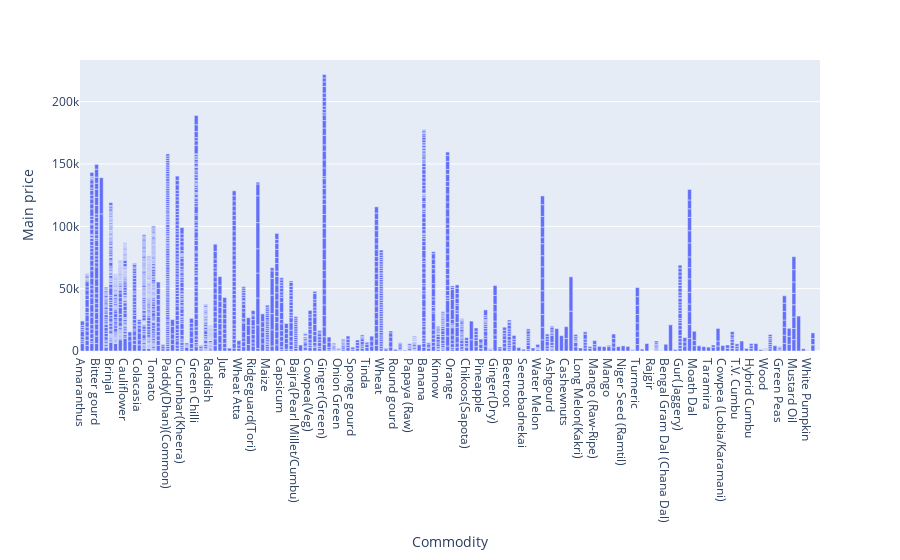

The code cell stored with this chart in its notebook:
### Code cell
fig=px.bar(df,x='Commodity',y='Main price')
fig.show()

### Figure 1 — Plotly figure (JSON) as saved in the notebook; plotly's stock layout.template omitted (floating-point values rounded to 4 significant figures; data arrays with more than 128 entries replaced by an {"elided": "..."} marker saying what was removed)
{"data": [{"alignmentgroup": "True", "hovertemplate": "Commodity=%{x}<br>Main price=%{y}<extra></extra>", "legendgroup": "", "marker": {"color": "#636efa", "pattern": {"shape": ""}}, "name": "", "offsetgroup": "", "orientation": "v", "showlegend": false, "textposition": "auto", "type": "bar", "x": {"elided": "2238 str values"}, "xaxis": "x", "y": {"elided": "2238 int values"}, "yaxis": "y"}], "layout": {"barmode": "relative", "legend": {"tracegroupgap": 0}, "margin": {"t": 60}, "xaxis": {"anchor": "y", "domain": [0, 1], "title": {"text": "Commodity"}}, "yaxis": {"anchor": "x", "domain": [0, 1], "title": {"text": "Main price"}}}}
